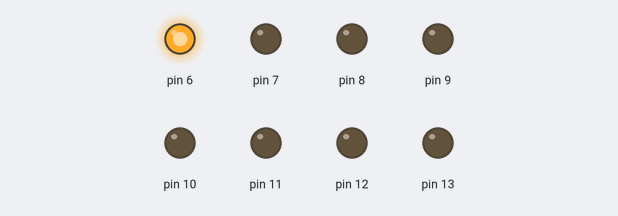
The sketch below on a simulated Arduino Uno, built with avr-gcc and run on an emulated ATmega328P. Shown: output pins drawn as LEDs (lit = HIGH).

Above: at 0.05 s.
At 0.65 s:
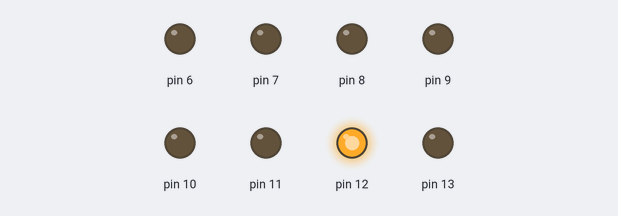
At 1.25 s:
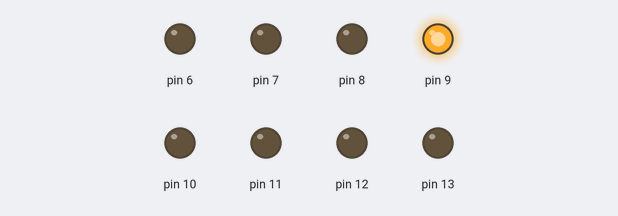
At 1.75 s:
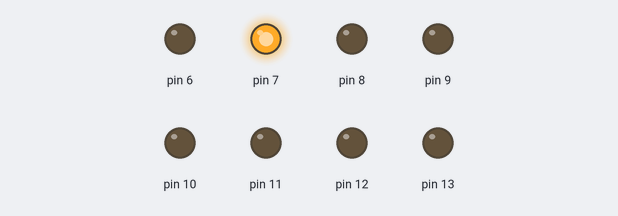
At 2.4 s:
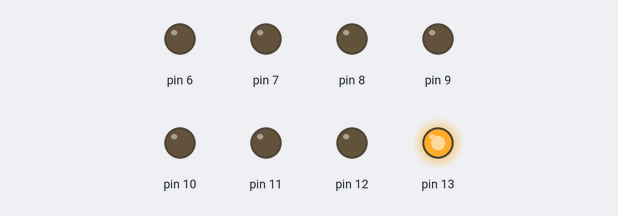
At 3.45 s:
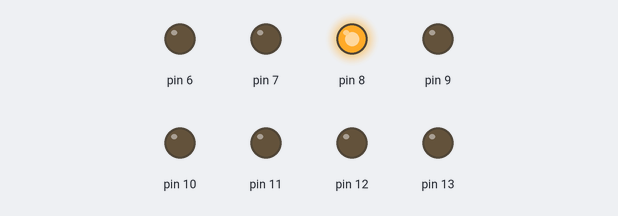
Timing chart, 0 to 3.8 s (numbered marks = the images above):
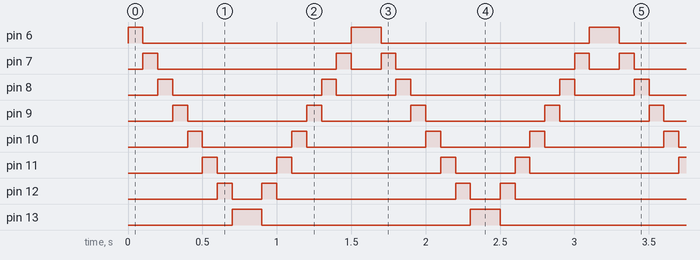

The sketch:

week1_work1_RtoL_LtoR.ino
```cpp
void controlLED(int pat){
  int a =0b00000001;
  for(int i=6;i<=13;i++){
    digitalWrite(i,pat&a);
    a = a << 1;
  }
}
void LtoR(){
int a= 0b10000000;
  for(int i=6;i<14;i++){
    controlLED(a);
    a = a >> 1;
    delay(100);
  }
}
void RtoL(){
  int b= 0b00000001;
  for(int i=6;i<14;i++){
    controlLED(b);
    b = b << 1;
    delay(100);
  }
}

void setup() {
  for(int pin=13; pin>5;pin--){
  pinMode(pin,OUTPUT);}

}

void loop() {
  RtoL();
  LtoR();

}
```

Measured:
- by itself, pin 6: repeats every 1.6 s: LOW 1.4 s, HIGH 0.20 s
- by itself, pin 7: repeats every 1.6 s: LOW 1.2 s, HIGH 0.10 s, LOW 0.20 s, HIGH 0.10 s
- by itself, pin 8: repeats every 1.6 s: LOW 1.0 s, HIGH 0.10 s, LOW 0.40 s, HIGH 0.10 s
- by itself, pin 9: repeats every 1.6 s: LOW 0.80 s, HIGH 0.10 s, LOW 0.60 s, HIGH 0.10 s
- by itself, pin 10: repeats every 1.6 s: LOW 0.60 s, HIGH 0.10 s, LOW 0.80 s, HIGH 0.10 s
- by itself, pin 11: repeats every 1.6 s: LOW 0.40 s, HIGH 0.10 s, LOW 1.0 s, HIGH 0.10 s
- by itself, pin 12: repeats every 1.6 s: LOW 0.20 s, HIGH 0.10 s, LOW 1.2 s, HIGH 0.10 s
- by itself, pin 13: alternates HIGH for 0.20 s and LOW for 1.4 s
